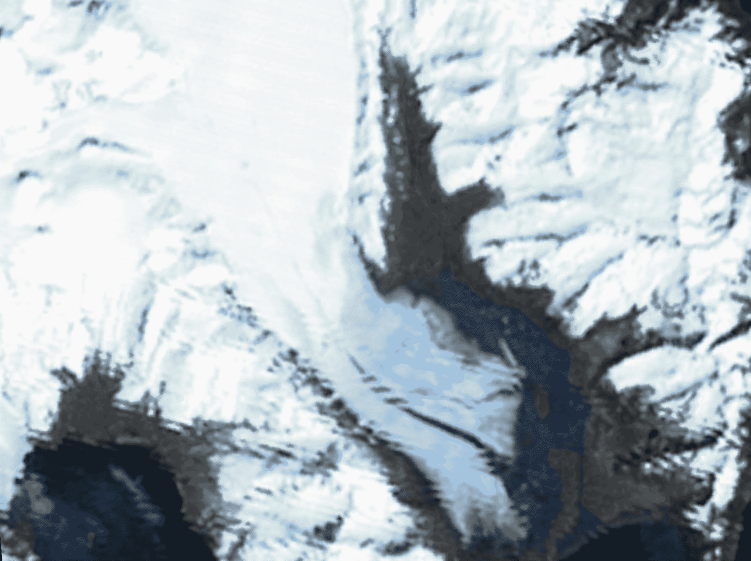
%> input picture 02/published_image/bearGlacier1980.png, 1502 x 1121 px (shown at 1/2 size)
$ octave indexedImage_smp.m   (GNU Octave 9; MATLAB toolbox functions it lacks are replaced by stand-ins)
%> lines starting %> are read from the running program, lines starting %| are printed output that depends on the picture; in (x1, y1, x2, y2) boxes, pixels count from 0 and x2, y2 are one past the last pixel; in counts of white or black regions, pixels touching at a corner belong together; the program's own positions count from 1
info1980 = imfinfo("published_image/bearGlacier1980.png");
type1980 = info1980.ColorType;
info2011 = imfinfo("published_image/bearGlacier2011.png");
type2011 = info2011.ColorType;

figure(1)
[glacier1980, map1980] = imread("published_image/bearGlacier1980.png");
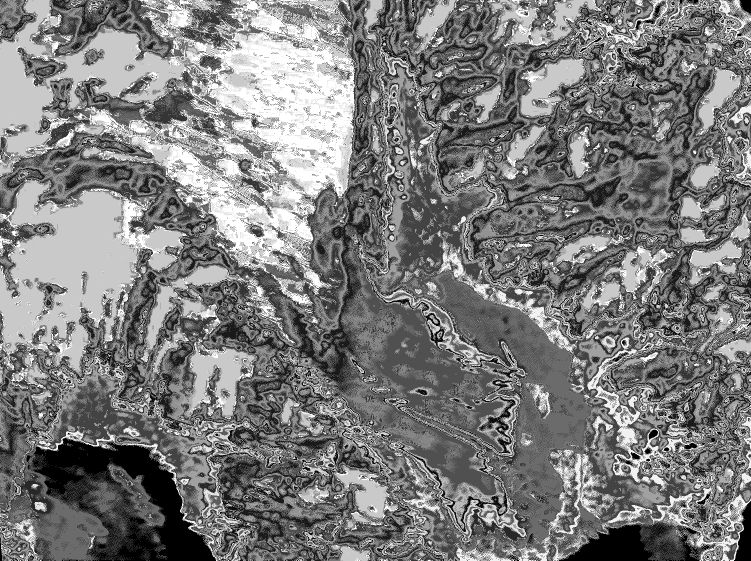
%> glacier1980: size 1121x1502 uint8 (shown at 1/2 size); min 0, max 19, mean 9.3; drawn with min black and max white
%> map1980 = 20 rows, first 12: [0.0784 0.114 0.149; 0.545 0.624 0.686; 0.816 0.878 0.898; 0.337 0.373 0.392; 0.922 0.945 0.953; 0.227 0.243 0.251; 0.643 0.765 0.863; 0.443 0.498 0.537; 0.122 0.176 0.243; 0.961 0.973 0.973; 0.737 0.816 0.863; 0.875 0.922 0.925]
imshow(glacier1980, map1980);
title("Bear Glacier in 1980")

figure(2)
[glacier2011, map2011] = imread("published_image/bearGlacier2011.png");
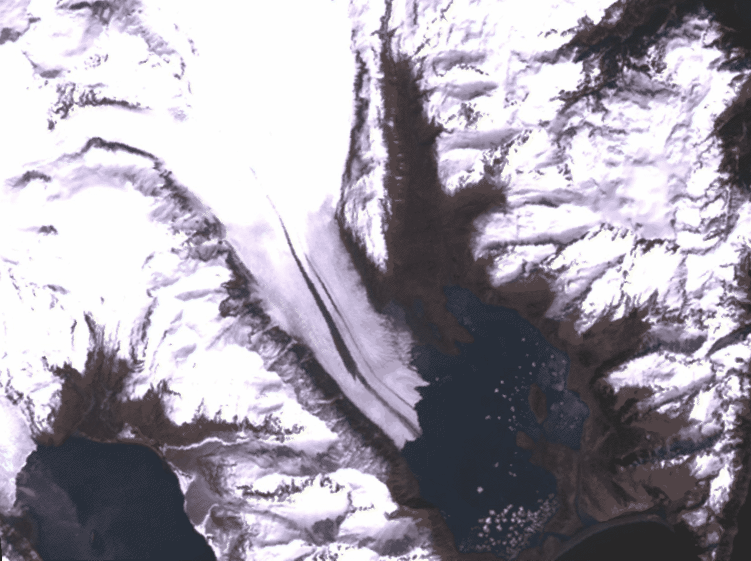
%> input picture 02/published_image/bearGlacier2011.png, 1502 x 1121 px (shown at 1/2 size)
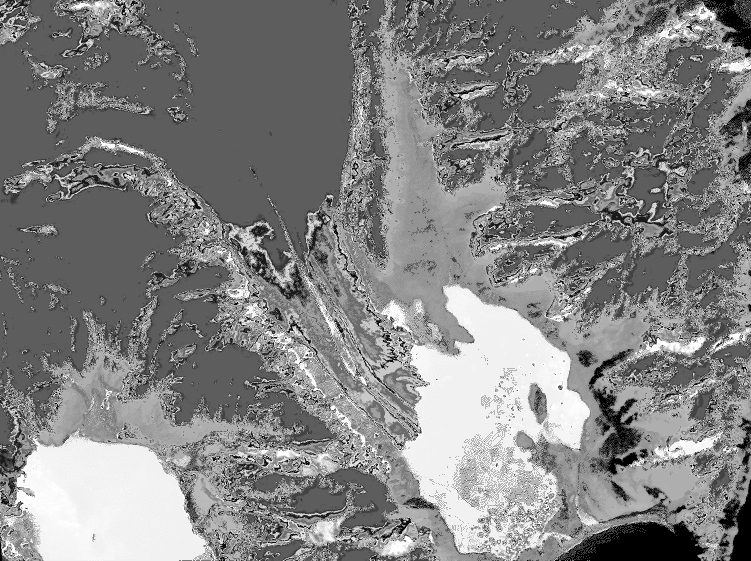
%> glacier2011: size 1121x1502 uint8 (shown at 1/2 size); min 0, max 19, mean 9.81; drawn with min black and max white
%> map2011 = 20 rows, first 12: [0.157 0.153 0.157; 0.639 0.592 0.69; 0.894 0.843 0.953; 0.38 0.341 0.396; 0.984 0.953 0.992; 0.988 0.988 0.961; 0.961 0.98 0.992; 0.996 0.996 0.996; 0.761 0.718 0.831; 0.255 0.231 0.251; 0.51 0.467 0.545; 0.22 0.196 0.212]
imshow(glacier2011, map2011);
title("Bear Glacier in 2011")

figure(3)
gs1980 = ind2gray(glacier1980, map1980);
gs2011 = ind2gray(glacier2011, map2011);
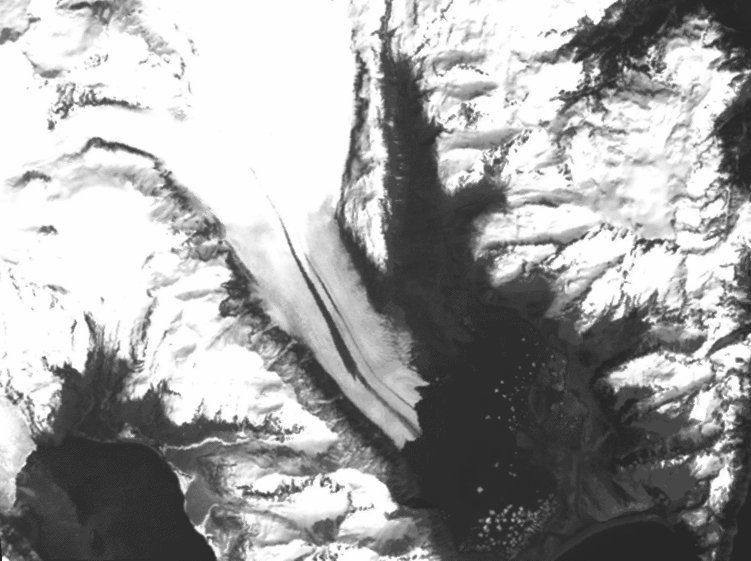
%> gs2011: size 1121x1502 uint8 (shown at 1/2 size); min 39, max 254, mean 161.9
imshowpair(gs1980, gs2011, "montage")
title("Gray Bear Glacier Comparison - 1980 vs 2011")

figure(4)
rgb1980 = ind2rgb(glacier1980, map1980);
rgb2011 = ind2rgb(glacier2011, map2011);
imshowpair(rgb1980, rgb2011, "montage")
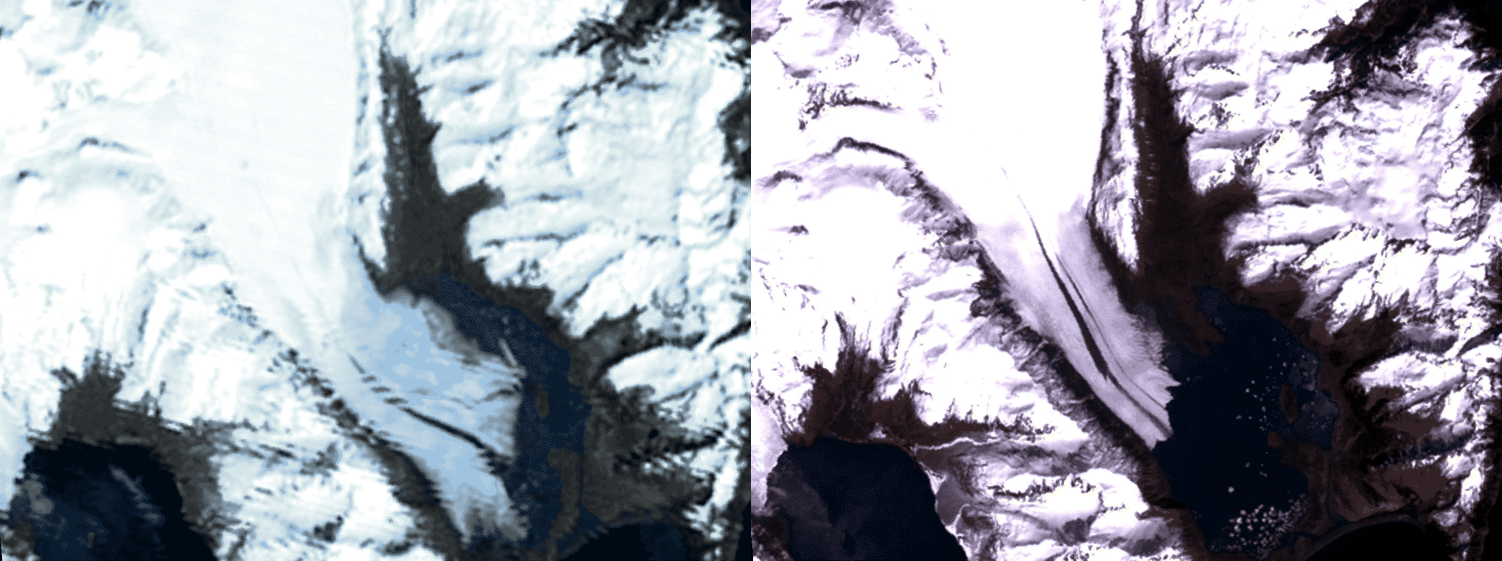
%> displayed picture: size 1121x3004x3, on the screen's scale of 0 to 255 (shown at 1/2 size); mean R, G, B 159, 161.7, 170.7
title("RGB Bear Glacier Comparison - 1980 vs 2011")

figure(5)
[ind1980, remap1980] = rgb2ind(rgb1980, 2);
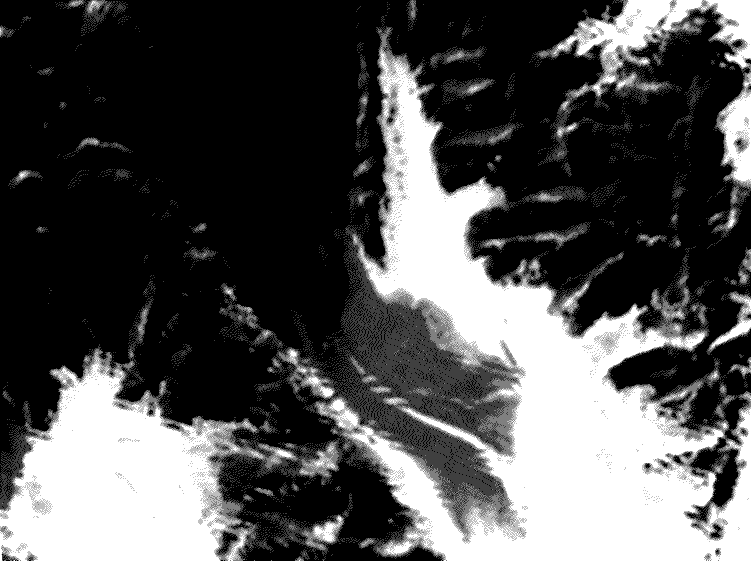
%> ind1980: size 1121x1502 uint8 (shown at 1/2 size); values 0 (black) and 1 (white), 31.9% white; 33248 white regions (33150 under 20 px), largest, box (x1, y1, x2, y2) and area: (630, 59, 1502, 1121) 314138, (0, 696, 597, 1121) 131355, (1078, 0, 1502, 198) 27058
%> remap1980 = [0.863 0.906 0.922; 0.243 0.278 0.306]
imshow(ind1980, remap1980)
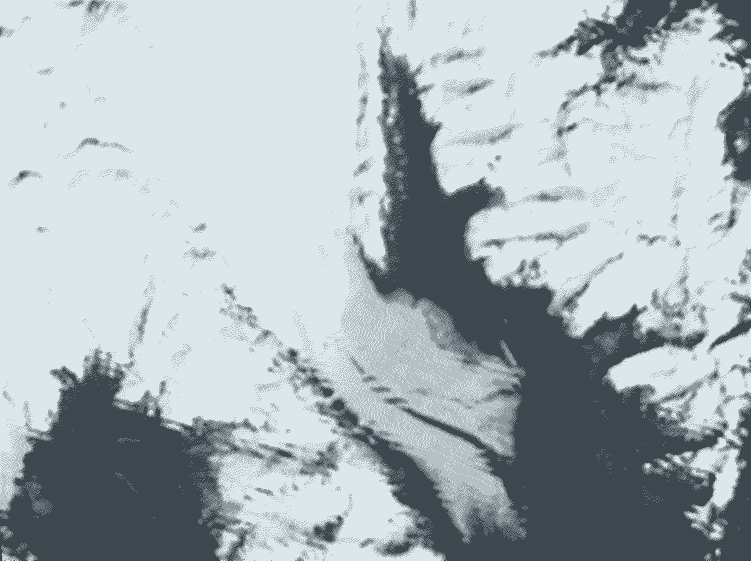
%> displayed picture: size 1121x1502x3, on the screen's scale of 0 to 255 (shown at 1/2 size); mean R, G, B 169.5, 179.9, 184.9
title("ReIndexed Bear Glacier Comparison in 1980")
